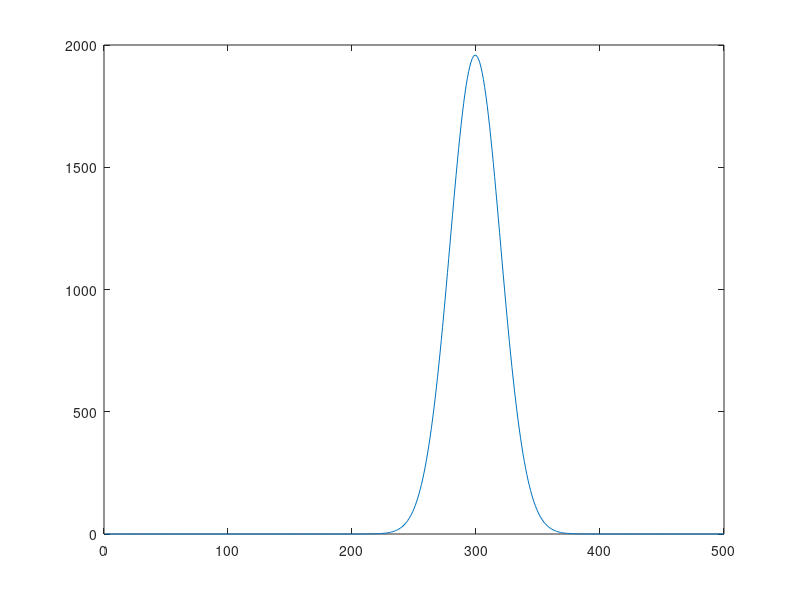

MATLAB code for this plot:
clear; clc

%% Essential parameters
T=25; %Celsius
ce=3.37*exp(0.0359*T); %g/kg
c0=15; %g/kg
k1 = 10; %um/h
k2 = 1;

%% PSD initialization

%Length range and length step
delL=1; %um
L=1:delL:500; %um

%PSD at time 0
f(:,1)=1e5*normpdf(L,150,20);

%% Finite difference

% Constant growth rate computation
c=c0;
S=c0/ce;
G=5;

% Varying time step
t=0;
i=1;
tmax=30; %h range of t required

while t(i)<tmax
    %Calculate stable time step using available values
    delt=0.9*abs(delL/G);

    %Check if the time step will exceed max value
    if tmax-t(i)<=delt
        t(i+1)=tmax;
        delt=tmax-t(i);
        break
    else
        t(i+1)=t(i)+delt;
    end

    %Calculate the PSD at the new time using backward difference
    j=length(L)-1;
    while j>1
        f(j,i+1)=f(j,i)-G*(delt/delL)*(f(j,i)-f(j-1,i));
        j=j-1;
    end

    % Increase time counter
    i=i+1;
end

%PSD plot

for ii = 1:size(f,2)
    plot(L,f(:,ii))
    pause(1e-4)
end
